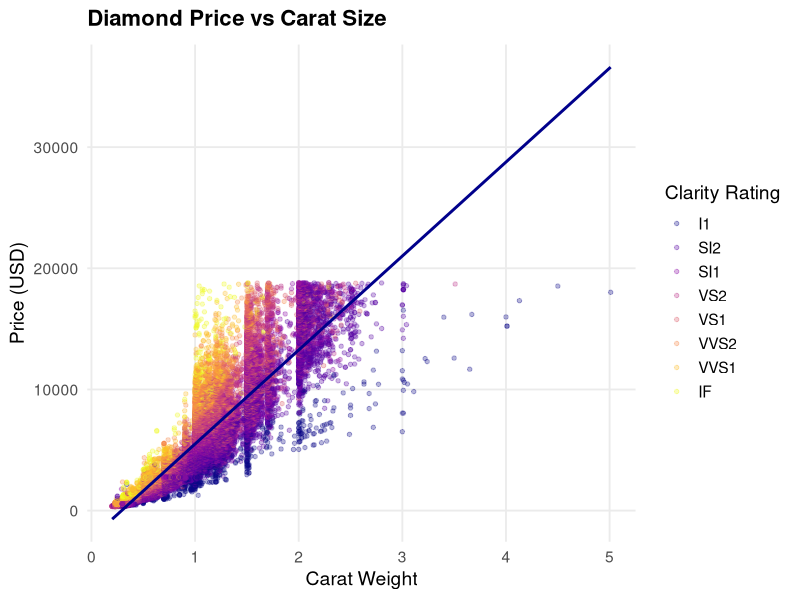

R code for this plot:
## ---- chunk 1
#| include: false
suppressPackageStartupMessages(library(tidyverse))
## ---- chunk 2
ggplot(diamonds, aes(x = carat, y = price, color = clarity)) +
  geom_point(alpha = 0.3, size = 1.2) +
  geom_smooth(method = "lm", color = "darkblue", se = FALSE, size = 1) +
  scale_color_viridis_d(option = "plasma") +
  theme_minimal(base_size = 14) +
  theme(
    plot.title = element_text(face = "bold", size = 16, margin = margin(b = 10)),
    legend.position = "right",
    panel.grid.minor = element_blank()
  ) +
  labs(
    title = "Diamond Price vs Carat Size",
    x = "Carat Weight",
    y = "Price (USD)",
    color = "Clarity Rating"
  )
